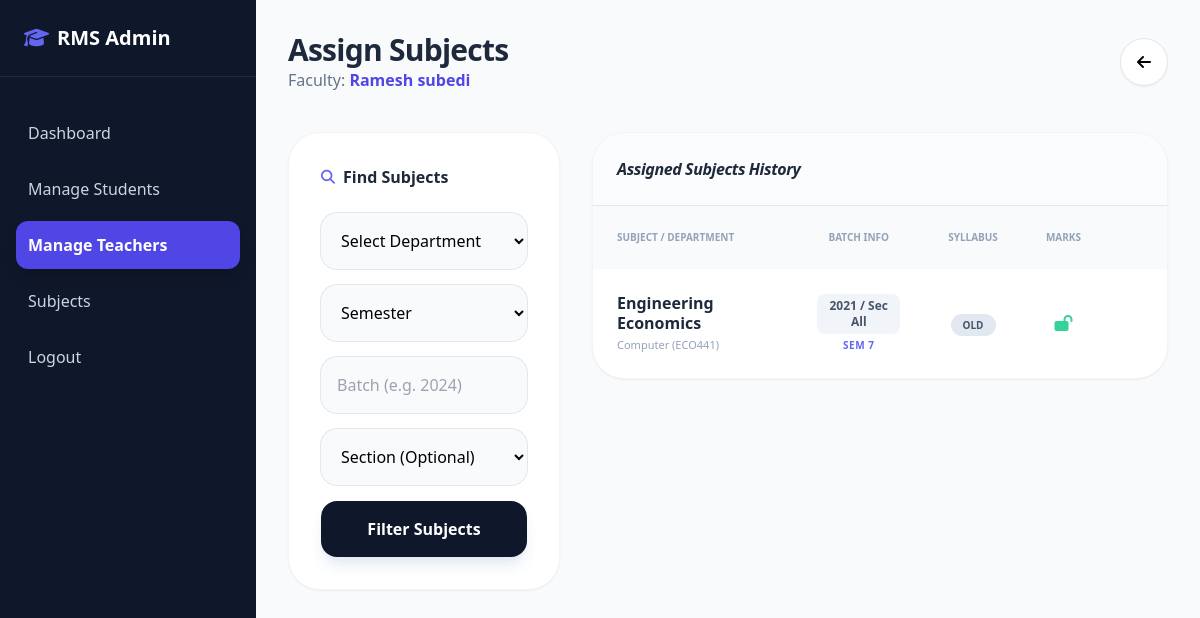
The app's page /assigned_subjects.php?teacher_id=4 (signed in) with its own data.
### tables this page shows
CREATE TABLE `teachers` (
  `id` int NOT NULL AUTO_INCREMENT,
  `full_name` varchar(100) NOT NULL,
  `email` varchar(100) NOT NULL,
  `password` varchar(255) NOT NULL,
  `employee_id` varchar(50) NOT NULL,
  `department` varchar(100) DEFAULT NULL,
  `contact` varchar(20) DEFAULT NULL,
  `profile_pic` varchar(255) DEFAULT NULL,
  `is_hod` tinyint(1) DEFAULT '0',
  `is_verified` tinyint(1) DEFAULT '0',
  `otp` varchar(6) DEFAULT NULL,
  `otp_expiry` datetime DEFAULT NULL,
  `created_at` timestamp NULL DEFAULT CURRENT_TIMESTAMP,
  `is_logged_in` tinyint(1) DEFAULT '0',
  PRIMARY KEY (`id`),
  UNIQUE KEY `email` (`email`),
  UNIQUE KEY `employee_id` (`employee_id`)
);

CREATE TABLE `teacher_subjects` (
  `id` int NOT NULL AUTO_INCREMENT,
  `teacher_id` int NOT NULL,
  `subject_map_id` int NOT NULL,
  `mark_lock` tinyint(1) NOT NULL DEFAULT '0',
  `batch_year` int DEFAULT NULL,
  `department_id` int NOT NULL,
  `section` varchar(10) DEFAULT NULL,
  `is_published` tinyint(1) NOT NULL DEFAULT '0',
  `semester_id` int NOT NULL,
  `syllabus_type` enum('Old','New') DEFAULT 'New',
  `total_marks` int DEFAULT '100',
  `pass_marks` int DEFAULT '0',
  `total_attendance` int DEFAULT '50',
  `marks_type` varchar(50) NOT NULL DEFAULT 'Regular',
  `attendance_marks` int DEFAULT '0',
  PRIMARY KEY (`id`),
  KEY `teacher_id` (`teacher_id`),
  KEY `subject_map_id` (`subject_map_id`)
);

CREATE TABLE `subjects_master` (
  `id` int NOT NULL AUTO_INCREMENT,
  `department_id` int NOT NULL,
  `semester_id` int DEFAULT NULL,
  `subject_name` varchar(255) NOT NULL,
  `subject_code` varchar(50) DEFAULT NULL,
  `credit_hours` decimal(3,1) NOT NULL,
  `is_elective` tinyint(1) DEFAULT '0',
  PRIMARY KEY (`id`)
);

CREATE TABLE `departments` (
  `id` int NOT NULL AUTO_INCREMENT,
  `department_name` varchar(100) NOT NULL,
  `duration_years` int NOT NULL,
  `total_semesters` int NOT NULL,
  `hod_id` int DEFAULT NULL,
  PRIMARY KEY (`id`),
  UNIQUE KEY `department_name` (`department_name`)
);

### assigned_subjects.php (the view, shortened to what this page needs)
<?php
require 'db_config.php';
$teacher_id = intval($_GET['teacher_id'] ?? 0);
$teacher_res = $conn->query("SELECT full_name FROM teachers WHERE id=$teacher_id");
$teacher = $teacher_res->fetch_assoc();
$my_subjects = $conn->query("SELECT ts.*, sm.subject_name, sm.subject_code, d.department_name FROM teacher_subjects ts JOIN subjects_master sm ON sm.id = ts.subject_map_id JOIN departments d ON d.id = ts.department_id WHERE ts.teacher_id = $teacher_id ORDER BY ts.batch_year DESC");
?>
<!DOCTYPE html>
<html lang="en">
<head>
    <script src="https://cdn.tailwindcss.com"></script>
    <link rel="stylesheet" href="https://cdnjs.cloudflare.com/ajax/libs/font-awesome/6.4.0/css/all.min.css">
</head>
<body class="bg-slate-50 min-h-screen">
<div class="flex">
    <aside class="w-64 bg-slate-900 text-slate-300 min-h-screen hidden lg:block fixed">
        <div class="p-6 border-b border-slate-800 text-white font-bold text-xl flex items-center gap-2">
            <i class="fa-solid fa-graduation-cap text-indigo-500"></i> RMS Admin
        </div>
        <nav class="p-4 space-y-2 mt-4">
            <a href="admin_dashboard.php" class="block p-3 rounded-xl hover:bg-slate-800 transition">Dashboard</a>
            <a href="manage_students.php" class="block p-3 rounded-xl hover:bg-slate-800 transition">Manage Students</a>
            <a href="manage_teachers.php" class="block p-3 rounded-xl bg-indigo-600 text-white shadow-lg font-bold">Manage Teachers</a>
            <a href="manage_subjects.php" class="block p-3 rounded-xl hover:bg-slate-800 transition">Subjects</a>
            <a href="logout.php" class="block p-3 rounded-xl hover:bg-rose-900/20 hover:text-rose-400 transition mt-10">Logout</a>
        </nav>
    </aside>
    <main class="flex-1 lg:ml-64 p-8">
        <div class="max-w-6xl mx-auto">
            <div class="flex justify-between items-center mb-10">
                <div>
                    <h2 class="text-3xl font-extrabold text-slate-800 tracking-tight">Assign Subjects</h2>
                    <p class="text-slate-500">Faculty: <span class="font-bold text-indigo-600"><?= htmlspecialchars($teacher['full_name']) ?></span></p>
                </div>
                <a href="manage_teachers.php" class="h-12 w-12 flex items-center justify-center rounded-full bg-white shadow-sm border border-slate-200 hover:bg-slate-50 transition">
                    <i class="fa-solid fa-arrow-left"></i>
                </a>
            </div>
            <div class="grid grid-cols-1 lg:grid-cols-12 gap-8 items-start">
                <div class="lg:col-span-4 space-y-6">
                    <div class="bg-white p-8 rounded-[2rem] shadow-sm border border-slate-100">
                        <h3 class="font-bold text-slate-800 mb-6 flex items-center gap-2">
                            <i class="fa-solid fa-magnifying-glass text-indigo-500 text-sm"></i> Find Subjects
                        </h3>
                        <form method="POST" class="space-y-4">
                            <select name="department_id" id="dept" class="w-full p-4 bg-slate-50 border-none rounded-2xl outline-none ring-1 ring-slate-200 focus:ring-2 focus:ring-indigo-500 transition" required>
                                <option value="">Select Department</option>
                            </select>
                            <select name="semester" id="sem" class="w-full p-4 bg-slate-50 border-none rounded-2xl outline-none ring-1 ring-slate-200 focus:ring-2 focus:ring-indigo-500 transition" required>
                                <option value="">Semester</option>
                            </select>
                            <input type="number" name="batch_year" placeholder="Batch (e.g. 2024)" value="<?= $_POST['batch_year'] ?? '' ?>" class="w-full p-4 bg-slate-50 border-none rounded-2xl outline-none ring-1 ring-slate-200 focus:ring-2 focus:ring-indigo-500 transition" required>
                            <select name="section" class="w-full p-4 bg-slate-50 border-none rounded-2xl outline-none ring-1 ring-slate-200">
                                <option value="">Section (Optional)</option>
                            </select>
                            <button name="filter" class="w-full bg-slate-900 text-white py-4 rounded-2xl font-bold hover:bg-black transition shadow-lg shadow-slate-200">Filter Subjects</button>
                        </form>
                    </div>
                </div>
                <div class="lg:col-span-8 bg-white rounded-[2rem] shadow-sm border border-slate-100 overflow-hidden">
                    <div class="p-6 bg-slate-50/50 border-b flex justify-between items-center">
                        <h3 class="font-bold text-slate-800 tracking-tight italic">Assigned Subjects History</h3>
                    </div>
                    <div class="overflow-x-auto">
                        <table class="w-full text-left">
                            <thead class="bg-slate-50 text-[10px] uppercase font-bold text-slate-400">
                                <tr>
                                    <th class="p-6">Subject / Department</th>
                                    <th class="p-6 text-center">Batch Info</th>
                                    <th class="p-6 text-center">Syllabus</th>
                                    <th class="p-6 text-center">Marks</th>
                                    <th class="p-6"></th>
                                </tr>
                            </thead>
                            <tbody class="divide-y divide-slate-50">
                                <?php while($r = $my_subjects->fetch_assoc()): ?>
                                <tr class="hover:bg-slate-50/50 transition-colors group">
                                    <td class="p-6">
                                        <div class="font-bold text-slate-800 leading-tight"><?= $r['subject_name'] ?></div>
                                        <div class="text-[11px] text-slate-400 mt-1 font-medium"><?= $r['department_name'] ?> (<?= $r['subject_code'] ?>)</div>
                                    </td>
                                    <td class="p-6 text-center">
                                        <div class="inline-block px-3 py-1 bg-slate-100 rounded-lg text-xs font-bold text-slate-600">
                                            <?= $r['batch_year'] ?> / Sec <?= $r['section'] ?: 'All' ?>
                                        </div>
                                        <div class="text-[10px] text-indigo-500 font-bold mt-1 uppercase tracking-wider">Sem <?= $r['semester_id'] ?></div>
                                    </td>
                                    <td class="p-6 text-center">
                                        <span class="px-3 py-1 rounded-full text-[10px] font-black <?= ($r['syllabus_type'] == 'New') ? 'bg-emerald-100 text-emerald-700' : 'bg-slate-200 text-slate-600' ?>">
                                            <?= strtoupper($r['syllabus_type']) ?>
                                        </span>
                                    </td>
                                    <td class="p-6 text-center">
                                        <?php if($r['mark_lock']): ?>
                                            <i class="fa-solid fa-lock text-rose-400" title="Locked"></i>
                                        <?php else: ?>
                                            <i class="fa-solid fa-lock-open text-emerald-400" title="Open"></i>
                                        <?php endif; ?>
                                    </td>
                                    <td class="p-6 text-right">
                                    </td>
                                </tr>
                                <?php endwhile; ?>
                            </tbody>
                        </table>
                    </div>
                </div>
            </div>
        </div>
    </main>
</div>
</body>
</html>

### records on screen
teachers: full_name "Ramesh subedi"
teacher_subjects: subjects_master.subject_name "Engineering Economics", department.department_name "Computer", subjects_master.subject_code "ECO441", batch_year "2021", section "All", semester "7", syllabus_type "OLD", mark_lock 0 (drawn)
